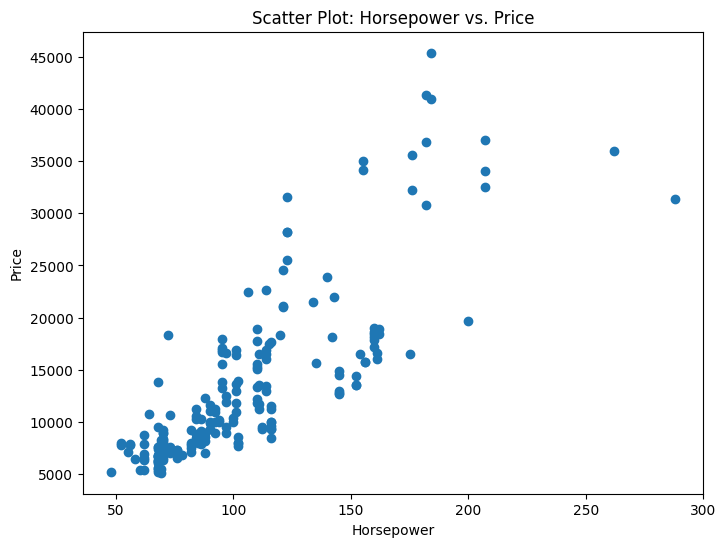

This figure's Python source:
def vis():
        import matplotlib.pyplot as plt
        import pandas as pd

        # Scatter plot showing the relationship between horsepower and price
        plt.figure(figsize=(8, 6)) 
        plt.scatter(data=df, x='horsepower', y='price')
        plt.xlabel('Horsepower')
        plt.ylabel('Price')
        plt.title('Scatter Plot: Horsepower vs. Price')
        plt.savefig('scatter_plot.png', bbox_inches='tight')  
        plt.show()
        plt.close()
